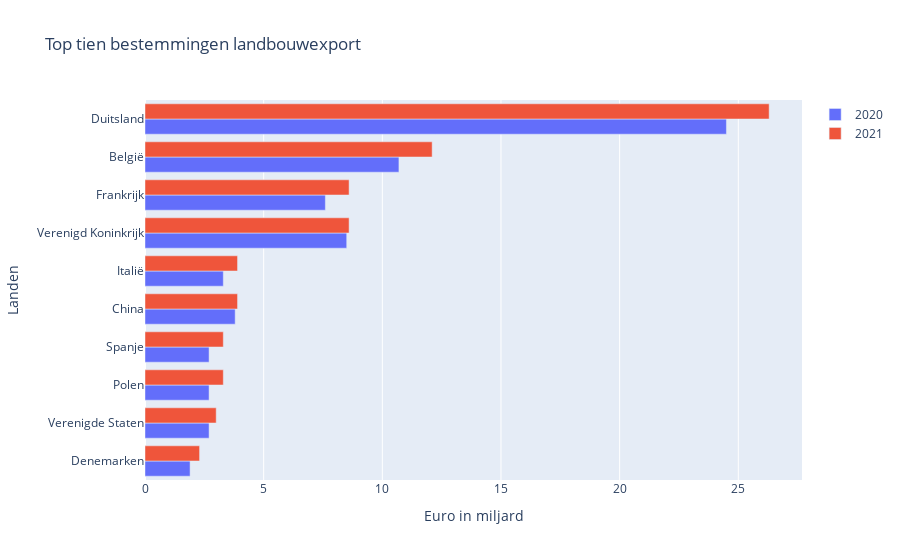

The notebook cell saved with this chart:
### Markdown cell above
###  Wat is de netto invloed op aarde als de veestapel verminderd wordt in Nederland?

Zoals eerder gezegd is Nederland een grote exporteur van argrarische producten, van bloembollen tot varkens. Daarnaast zijn Nederlandse boerderijen erg geavanceerd en worden er in veel boerderijen gassen afgevangen. Als de veestapel in Nederland halveerd betekend dit dat de landen waar naartoe geexporteerd wordt of zelf of bij andere landen hun producten moeten halen. Nu is de vraag of dit netto beter is voor de aarde dan het in Nederland houden? Stoten boerderijen in het buitenland net zo veel, meer of minder af?

### Code cell
#grafiek export landen
import plotly.graph_objs as go
import plotly.express as px
import pandas as pd
import matplotlib.pyplot as plt

export_landen = pd.read_csv('../datasets/bestemmingen_landbouwexport.csv')
export_landen['2020 (mld euro)'] = export_landen['2020 (mld euro)'].str.replace(',', '.').astype(float)
export_landen['2021 (mld euro)'] = export_landen['2021 (mld euro)'].str.replace(',', '.').astype(float)

export_landen_reversed = export_landen.iloc[::-1] #done with chat gpt with  prompt "how to order it in the opposite way as in the csv file"

layout = go.Layout(
    title='Top tien bestemmingen landbouwexport',
    xaxis=go.layout.XAxis(
        title='Euro in miljard',
    ),
    yaxis=go.layout.YAxis(
        title='Landen',
        type='category',
        categoryorder='array',                                      #done with chat gpt with  prompt "how to order it in the opposite way as in the csv file"
        categoryarray=export_landen_reversed['Landen'].tolist()     #done with chat gpt with  prompt "how to order it in the opposite way as in the csv file"
    )
)

trace1 = go.Bar(
    y=export_landen['Landen'],
    x=export_landen['2020 (mld euro)'],
    name='2020',
    orientation= 'h',
)

trace2 = go.Bar(
    y=export_landen['Landen'],
    x=export_landen['2021 (mld euro)'],
    name='2021',
    orientation='h',
)

fig = go.Figure(data=[trace1, trace2], layout=layout)

fig.show()

### Figure 1 — Plotly figure (JSON) as saved in the notebook; plotly's stock layout.template omitted (floating-point values rounded to 4 significant figures)
{"data": [{"name": "2020", "orientation": "h", "type": "bar", "x": [24.5, 10.7, 7.6, 8.5, 3.3, 3.8, 2.7, 2.7, 2.7, 1.9], "y": ["Duitsland", "België", "Frankrijk", "Verenigd Koninkrijk", "Italië", "China", "Spanje", "Polen", "Verenigde Staten", "Denemarken"]}, {"name": "2021", "orientation": "h", "type": "bar", "x": [26.3, 12.1, 8.6, 8.6, 3.9, 3.9, 3.3, 3.3, 3, 2.3], "y": ["Duitsland", "België", "Frankrijk", "Verenigd Koninkrijk", "Italië", "China", "Spanje", "Polen", "Verenigde Staten", "Denemarken"]}], "layout": {"title": {"text": "Top tien bestemmingen landbouwexport"}, "xaxis": {"title": {"text": "Euro in miljard"}}, "yaxis": {"categoryarray": ["Denemarken", "Verenigde Staten", "Polen", "Spanje", "China", "Italië", "Verenigd Koninkrijk", "Frankrijk", "België", "Duitsland"], "categoryorder": "array", "title": {"text": "Landen"}, "type": "category"}}}
